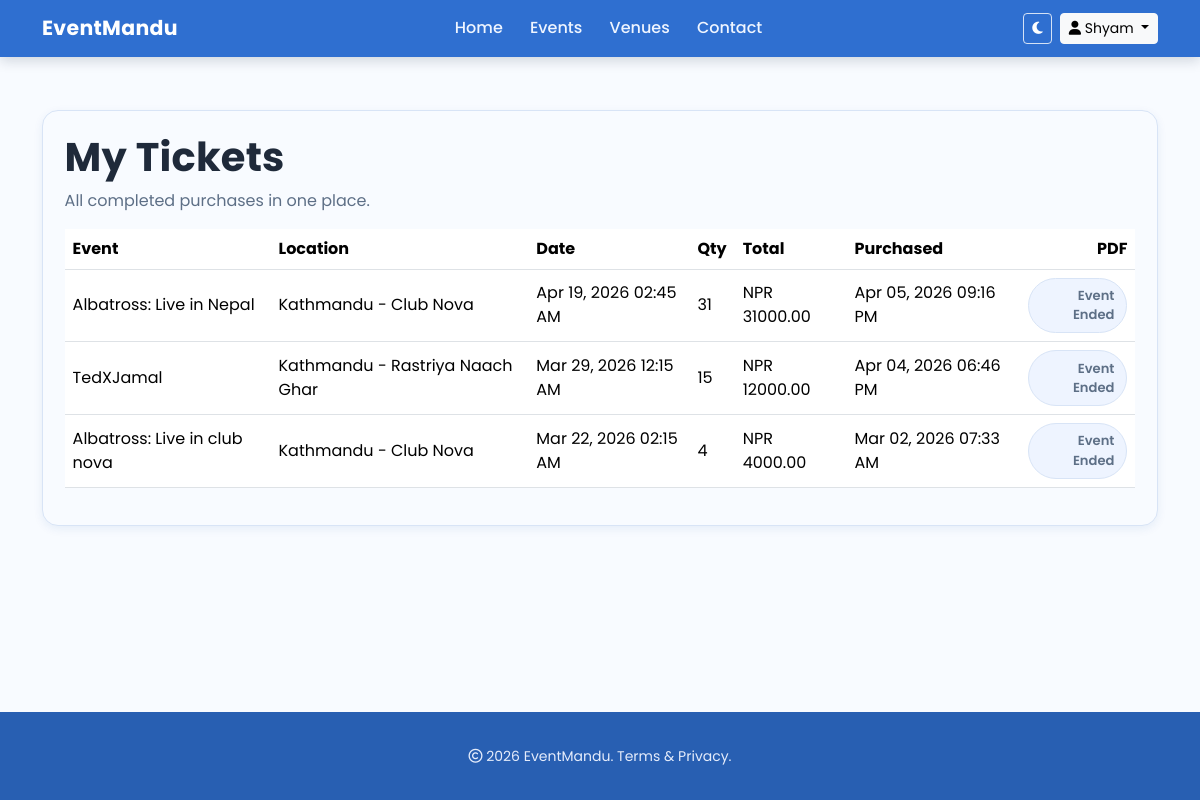
The page /tickets/ (signed in) on the database as committed earlier.
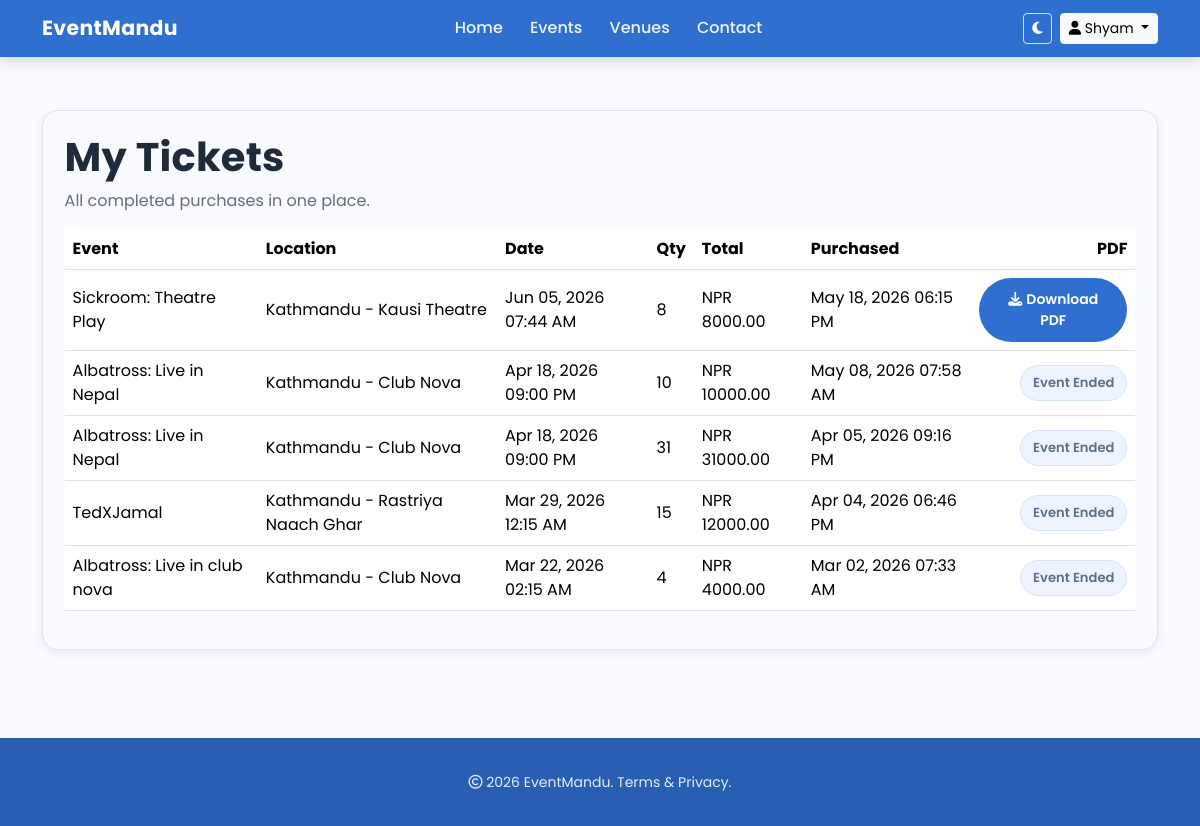
The same page on the database as committed later.
### events/models.py (models this page shows, shortened)
class TicketPurchase(models.Model):
    STATUS_INITIATED = "initiated"
    STATUS_COMPLETED = "completed"
    STATUS_CANCELED = "canceled"
    STATUS_FAILED = "failed"
    STATUS_CHOICES = [
        (STATUS_INITIATED, "Initiated"),
        (STATUS_COMPLETED, "Completed"),
        (STATUS_CANCELED, "Canceled"),
        (STATUS_FAILED, "Failed"),
    ]
    user = models.ForeignKey("auth.User", on_delete=models.CASCADE, related_name="ticket_purchases")
    event = models.ForeignKey(Event, on_delete=models.CASCADE, related_name="ticket_purchases")
    quantity = models.PositiveIntegerField()
    total_amount = models.DecimalField(max_digits=10, decimal_places=2)
    status = models.CharField(max_length=20, choices=STATUS_CHOICES, default=STATUS_INITIATED)
    khalti_pidx = models.CharField(max_length=120, blank=True, null=True, db_index=True)
    khalti_txn_id = models.CharField(max_length=120, blank=True, null=True)
    purchase_order_id = models.CharField(max_length=120, unique=True)
    reservation_expires_at = models.DateTimeField(null=True, blank=True, db_index=True)
    created_at = models.DateTimeField(auto_now_add=True)

class Event(models.Model):
    APPROVAL_PENDING = "pending"
    APPROVAL_APPROVED = "approved"
    APPROVAL_REJECTED = "rejected"
    APPROVAL_CHOICES = [
        (APPROVAL_PENDING, "Pending"),
        (APPROVAL_APPROVED, "Approved"),
        (APPROVAL_REJECTED, "Rejected"),
    ]
    title = models.CharField(max_length=200)
    description = models.TextField()
    organizer = models.ForeignKey(
        settings.AUTH_USER_MODEL,
        on_delete=models.SET_NULL,
        null=True,
        blank=True,
        related_name="organized_events",
    )
    venue = models.ForeignKey(Venue, on_delete=models.CASCADE)
    category = models.ForeignKey(Category, on_delete=models.CASCADE, null=True)
    start_date = models.DateTimeField()
    end_date = models.DateTimeField()
    price = models.DecimalField(max_digits=8, decimal_places=2)
    popularity = models.IntegerField(
        default=1,
        validators=[MinValueValidator(1), MaxValueValidator(5)],
    )  # 1-5 scale
    is_active = models.BooleanField(default=True)
    approval_status = models.CharField(
        max_length=20,
        choices=APPROVAL_CHOICES,
        default=APPROVAL_PENDING,
        db_index=True,
    )
    approved_by = models.ForeignKey(
        settings.AUTH_USER_MODEL,
        on_delete=models.SET_NULL,
        null=True,
        blank=True,
        related_name="approved_events",
    )
    approved_at = models.DateTimeField(null=True, blank=True)
    is_finished = models.BooleanField(default=False, db_index=True)
    finished_at = models.DateTimeField(null=True, blank=True)
    finished_by = models.ForeignKey(
        settings.AUTH_USER_MODEL,
        on_delete=models.SET_NULL,
        null=True,
        blank=True,
        related_name="finished_events",
    )
    image = models.ImageField(upload_to="events/", null=True, blank=True)
    class Meta:
        constraints = [
            models.CheckConstraint(
                condition=models.Q(popularity__gte=1, popularity__lte=5),
                name="event_popularity_1_5",
            )
        ]

class Venue(models.Model):
    name = models.CharField(max_length=200)
    address = models.TextField()
    capacity = models.IntegerField()
    latitude = models.FloatField()
    longitude = models.FloatField()
    city = models.CharField(max_length=100)

### events/views.py (the view)
# urls.py: path('tickets/', views.tickets_view, name='tickets'),
@login_required
def tickets_view(request):
    current_time = timezone.now()
    tickets = (
        TicketPurchase.objects.filter(user=request.user, status=TicketPurchase.STATUS_COMPLETED)
        .select_related("event", "event__venue")
        .order_by("-created_at")
    )
    return render(request, "tickets.html", {"tickets": tickets, "current_time": current_time})

### events/context_processors.py (called while the page is built)
def user_role(request):
    role = None
    if request.user.is_authenticated:
        role = get_user_role(request.user)
    return {"user_role": role}

### events/roles.py (called while the page is built)
def get_user_role(user):
    if not user.is_authenticated:
        return None
    if user.is_superuser:
        return UserRole.ROLE_ADMIN
    role_profile, _ = UserRole.objects.get_or_create(user=user)
    return role_profile.role

### templates/tickets.html (shortened to what the changed rows need)
{% load static %}
<!doctype html>
<html lang="en" data-bs-theme="light">
  <head>
    <link
      href="https://cdn.jsdelivr.net/npm/bootstrap@5.3.2/dist/css/bootstrap.min.css"
      rel="stylesheet"
    />
    <link
      rel="stylesheet"
      href="https://cdnjs.cloudflare.com/ajax/libs/font-awesome/6.5.2/css/all.min.css"
    />
    <link rel="stylesheet" href="{% static 'css/style.css' %}?v=20260228a" />
  </head>
  <body class="d-flex flex-column min-vh-100">
    <main class="section-space pt-4 flex-grow-1">
      <div class="container">
        <section class="tickets-card">
          <h1 class="section-title mb-2">My Tickets</h1>
          {% if tickets %}
          <div class="table-responsive">
            <table class="table align-middle">
              <thead>
                <tr>
                  <th>Event</th>
                  <th>Location</th>
                  <th>Date</th>
                  <th>Qty</th>
                  <th>Total</th>
                  <th>Purchased</th>
                  <th class="text-end">PDF</th>
                </tr>
              </thead>
              <tbody>
                {% for ticket in tickets %}
                <tr>
                  <td>{{ ticket.event.title }}</td>
                  <td>
                    {{ ticket.event.venue.city }} - {{ ticket.event.venue.name}}
                  </td>
                  <td>{{ ticket.event.end_date|date:"M d, Y h:i A" }}</td>
                  <td>{{ ticket.quantity }}</td>
                  <td>NPR {{ ticket.total_amount }}</td>
                  <td>{{ ticket.created_at|date:"M d, Y h:i A" }}</td>
                  <td class="text-end">
                    {% if not ticket.event.is_finished and ticket.event.end_date > current_time %}
                    <a
                      class="btn btn-primary-brand btn-sm"
                      href="{% url 'ticket_pdf_download' ticket.id %}"
                    >
                      <i class="fa-solid fa-download me-1"></i>Download PDF
                    </a>
                    {% else %}
                    <span class="ticket-download-muted">Event Ended</span>
                    {% endif %}
                  </td>
                </tr>
                {% endfor %}
              </tbody>
            </table>
          </div>
          {% else %}
          <div class="alert alert-info mb-0">
            You have not purchased any tickets yet.
          </div>
          {% endif %}
        </section>
      </div>
    </main>
  </body>
</html>

Rows that differ between the two databases and show on the page:
added TicketPurchase: event "Sickroom: Theatre Play", event.venue.city "Kathmandu", event.venue.name "Kausi Theatre", event.end_date "Jun 05, 2026 07:44 AM", quantity "8", total_amount "8000.00", created_at "May 18, 2026 06:15 PM", shows "Download PDF"
added TicketPurchase: event "Albatross: Live in Nepal", event.venue.city "Kathmandu", event.venue.name "Club Nova", event.end_date "Apr 18, 2026 09:00 PM", quantity "10", total_amount "10000.00", created_at "May 08, 2026 07:58 AM", shows "Event Ended"
changed through a linked row, TicketPurchase "Apr 05, 2026 09:16 PM": event.end_date "Apr 19, 2026 02:45 AM" → "Apr 18, 2026 09:00 PM"
